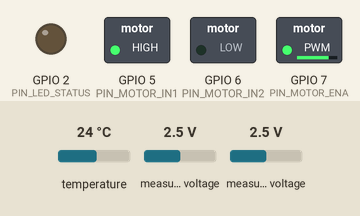
The sketch below on a simulated ESP32-S3. Parts: switched loads named in the sketch (green lamp = pin HIGH), output pins drawn as LEDs (lit = HIGH). Dashed ring = blinking. The test bench sets the inputs (shaded band); at power-on: measured voltage 2.5 V, temperature 24 °C. What the sketch prints to the serial monitor is not drawn.

Above: at 0.1 s.
At 1.3 s:
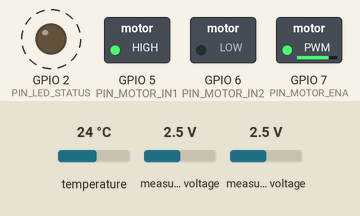
1.4 s: measured voltage (sensor 201) set to 3.8 V
3.7 s: temperature set to 1 °C
5.7 s: measured voltage (sensor 200) set to 0.1 V
8.2 s: measured voltage (sensor 200) set to 3.8 V
11.3 s: temperature set to 12 °C
13.7 s: measured voltage (sensor 201) set to 0.1 V
Timing chart, 0 to 17.2 s (numbered marks = the images above; inputs shaded):
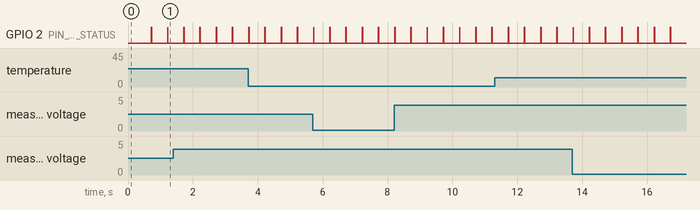

The sketch:

c_track_esp32s3.ino
```cpp
/*
  ========================================================================================
  C-TRACK: Edge IoT & Carbon Intelligence Platform - ESP32-S3 Firmware
  ========================================================================================
  Device: ESP32-S3 DevKit
  Hardware Architecture:
    12V Power Adapter (12V 2A)
         ↓
    ACS712 Current Sensor (5A Model) → ADS1115 (AIN1)
         ↓
    L298N Motor Driver → 12V DC Motor Load

    Voltage Sensor (0-25V Divider) → ADS1115 (AIN0)
    DS18B20 Digital Thermometer → GPIO 4 (OneWire)

  Pinout:
  - ADS1115 ADC: I2C (SDA = GPIO 21, SCL = GPIO 22)
      * AIN0: 0–25V Voltage Divider Sensor (5:1 ratio)
      * AIN1: ACS712-05B Current Sensor (2.5V zero offset, 185mV/A)
  - DS18B20 Temperature: OneWire Bus (GPIO 4)
  - L298N Motor Driver:
      * IN1 = GPIO 5, IN2 = GPIO 6, ENA (PWM Speed) = GPIO 7
  - Status LED: GPIO 2 (Blinks on telemetry transmission)

  Communication Modes Supported:
  1. Serial JSON Streaming (USB @ 115200 Baud - Web Serial API)
  2. WiFi HTTP REST POST (to http://<gateway_ip>:3001/api/telemetry)
  3. WiFi WebSocket Stream (to ws://<gateway_ip>:3001/ws)

  Canonical Payload Schema:
  {
    "timestamp": 1740000000000,
    "deviceId": "ESP32-S3-CTRACK-01",
    "machineId": "MOTOR-01",
    "voltage": 12.05,
    "current": 0.85,
    "temperature": 27.4,
    "power": 10.24,
    "energy": 0.04200,
    "machineState": "ACTIVE",
    "dataSource": "LIVE_SENSOR"
  }
  ========================================================================================
*/

#include <Wire.h>
#include <OneWire.h>
#include <DallasTemperature.h>
#include <Adafruit_ADS1X15.h>
#include <WiFi.h>
#include <HTTPClient.h>

// ============================================================================
// CONFIGURATION FLAGS & NETWORK CREDENTIALS (OPTIONAL FOR WIFI MODES)
// ============================================================================
#define ENABLE_WIFI_HTTP  false  // Set true to enable HTTP POST to C-TRACK Ingestion Gateway
#define ENABLE_WIFI_WS    false  // Set true to enable WebSocket streaming
const char* WIFI_SSID     = "YOUR_WIFI_SSID";
const char* WIFI_PASSWORD = "YOUR_WIFI_PASSWORD";
const char* HTTP_ENDPOINT = "http://192.168.1.100:3001/api/telemetry";

// Pin Definitions
#define PIN_ONE_WIRE_BUS 4
#define PIN_MOTOR_IN1    5
#define PIN_MOTOR_IN2    6
#define PIN_MOTOR_ENA    7
#define PIN_LED_STATUS   2

// Sensor Objects
Adafruit_ADS1115 ads;
OneWire oneWire(PIN_ONE_WIRE_BUS);
DallasTemperature ds18b20(&oneWire);

// Transducer Calibration Constants
const float VOLTAGE_DIVIDER_RATIO = 5.0;     // 25V -> 5V range (5:1)
const float ACS712_ZERO_MV        = 2500.0;  // 2.5V quiescent voltage at 0A
const float ACS712_SENSITIVITY    = 185.0;   // 185 mV/A for ACS712-05B
const float ADS1115_MV_PER_BIT    = 0.1875;  // GAIN_TWOTHIRDS (+/- 6.144V)

// Rule-Based Machine State Thresholds
const float IDLE_POWER_THRESHOLD_W        = 4.5; // Below 4.5W = IDLE
const float OVERLOAD_CURRENT_THRESHOLD_A  = 1.8; // Above 1.8A = ABNORMAL
const float OFF_CURRENT_THRESHOLD_A       = 0.08;
const float MIN_OPERATING_VOLTAGE_V       = 8.0;

// Device Identifiers
const char* DEVICE_ID  = "ESP32-S3-CTRACK-01";
const char* MACHINE_ID = "MOTOR-01";
const char* DATA_SOURCE = "LIVE_SENSOR";

// Telemetry & Energy State
unsigned long lastSampleTime = 0;
const unsigned long SAMPLE_INTERVAL_MS = 500; // 2Hz sampling rate
unsigned long packetIndex = 0;
float cumulativeEnergyKWh = 0.0;
unsigned long lastEnergyCalcTime = 0;
bool ads1115Available = false;

void setup() {
  Serial.begin(115200);
  pinMode(PIN_LED_STATUS, OUTPUT);
  pinMode(PIN_MOTOR_IN1, OUTPUT);
  pinMode(PIN_MOTOR_IN2, OUTPUT);
  pinMode(PIN_MOTOR_ENA, OUTPUT);

  // Set motor running forward at nominal duty cycle
  digitalWrite(PIN_MOTOR_IN1, HIGH);
  digitalWrite(PIN_MOTOR_IN2, LOW);
  analogWrite(PIN_MOTOR_ENA, 200); // ~78% PWM speed

  // Initialize I2C for ADS1115
  Wire.begin(21, 22);
  if (ads.begin(0x48)) {
    ads.setGain(GAIN_TWOTHIRDS); // +/- 6.144V (1 bit = 0.1875mV)
    ads1115Available = true;
  } else {
    Serial.println("{\"status\":\"ERROR\",\"error\":\"ADS1115 I2C ADC not detected at 0x48\"}");
  }

  // Initialize DS18B20 OneWire Sensor
  ds18b20.begin();
  ds18b20.setResolution(10); // 10-bit conversion (187.5ms)

  // Optional WiFi initialization
  if (ENABLE_WIFI_HTTP || ENABLE_WIFI_WS) {
    WiFi.mode(WIFI_STA);
    WiFi.begin(WIFI_SSID, WIFI_PASSWORD);
  }

  lastEnergyCalcTime = millis();
}

void loop() {
  unsigned long now = millis();

  if (now - lastSampleTime >= SAMPLE_INTERVAL_MS) {
    lastSampleTime = now;
    packetIndex++;

    // 1. Read Voltage (ADS1115 Channel 0)
    float voltage = 0.0;
    if (ads1115Available) {
      int16_t adc0 = ads.readADC_SingleEnded(0);
      float adc0_mv = adc0 * ADS1115_MV_PER_BIT;
      voltage = (adc0_mv * VOLTAGE_DIVIDER_RATIO) / 1000.0;
      if (voltage < 0.2) voltage = 0.0;
    }

    // 2. Read Current (ADS1115 Channel 1 - ACS712)
    float current = 0.0;
    if (ads1115Available) {
      int16_t adc1 = ads.readADC_SingleEnded(1);
      float adc1_mv = adc1 * ADS1115_MV_PER_BIT;
      current = (adc1_mv - ACS712_ZERO_MV) / ACS712_SENSITIVITY;
      if (current < 0.05) current = 0.0;
    }

    // 3. Calculate Power (P = V * I)
    float power = voltage * current;

    // 4. Read DS18B20 Measured Temperature
    ds18b20.requestTemperatures();
    float measuredTempC = ds18b20.getTempCByIndex(0);
    if (measuredTempC == DEVICE_DISCONNECTED_C) {
      measuredTempC = -127.0; // Standard error code for sensor disconnect
    }

    // 5. Integrate Energy Accumulation (kWh)
    unsigned long dtMs = now - lastEnergyCalcTime;
    lastEnergyCalcTime = now;
    float dtHours = (float)dtMs / 3600000.0;
    cumulativeEnergyKWh += (power * dtHours) / 1000.0;

    // 6. Rule-Based Machine State Engine (ESP32 Edge Inference)
    const char* machineState = "OFF";
    if (voltage < MIN_OPERATING_VOLTAGE_V || current < OFF_CURRENT_THRESHOLD_A || power < 0.5) {
      machineState = "OFF";
    } else if (current >= OVERLOAD_CURRENT_THRESHOLD_A || voltage > 24.5) {
      machineState = "ABNORMAL";
    } else if (power < IDLE_POWER_THRESHOLD_W) {
      machineState = "IDLE";
    } else {
      machineState = "ACTIVE";
    }

    // 7. Format JSON String in Exact Canonical C-TRACK Schema
    String jsonPayload = "{";
    jsonPayload += "\"timestamp\":" + String(now) + ",";
    jsonPayload += "\"deviceId\":\"" + String(DEVICE_ID) + "\",";
    jsonPayload += "\"machineId\":\"" + String(MACHINE_ID) + "\",";
    jsonPayload += "\"voltage\":" + String(voltage, 2) + ",";
    jsonPayload += "\"current\":" + String(current, 3) + ",";
    jsonPayload += "\"temperature\":" + String(measuredTempC, 1) + ",";
    jsonPayload += "\"power\":" + String(power, 2) + ",";
    jsonPayload += "\"energy\":" + String(cumulativeEnergyKWh, 5) + ",";
    jsonPayload += "\"machineState\":\"" + String(machineState) + "\",";
    jsonPayload += "\"dataSource\":\"" + String(DATA_SOURCE) + "\"";
    jsonPayload += "}";

    // 8. Transmit over Web Serial (USB)
    digitalWrite(PIN_LED_STATUS, HIGH);
    Serial.println(jsonPayload);
    digitalWrite(PIN_LED_STATUS, LOW);

    // 9. Transmit over WiFi HTTP REST (if enabled and connected)
    if (ENABLE_WIFI_HTTP && WiFi.status() == WL_CONNECTED) {
      HTTPClient http;
      http.begin(HTTP_ENDPOINT);
      http.addHeader("Content-Type", "application/json");
      http.POST(jsonPayload);
      http.end();
    }
  }
}
```

Measured:
- by itself, GPIO 2 (PIN_LED_STATUS): alternates HIGH for 0.01 s and LOW for 0.49 s
